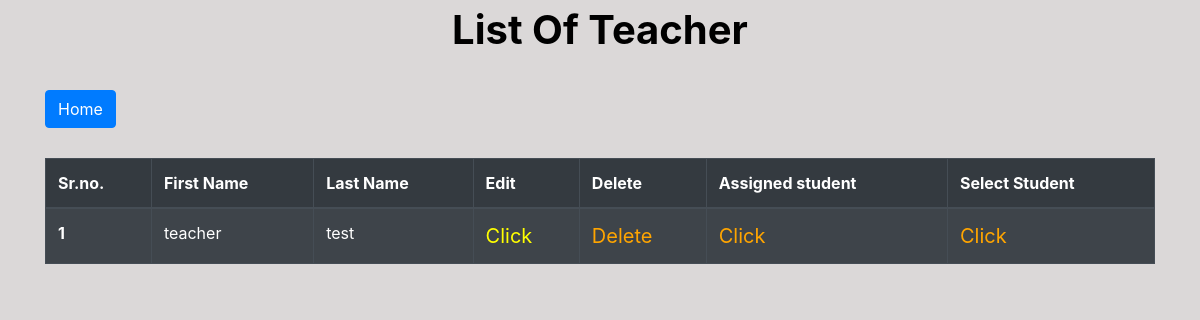
/teacher_list, run on an earlier commit of the app's database.
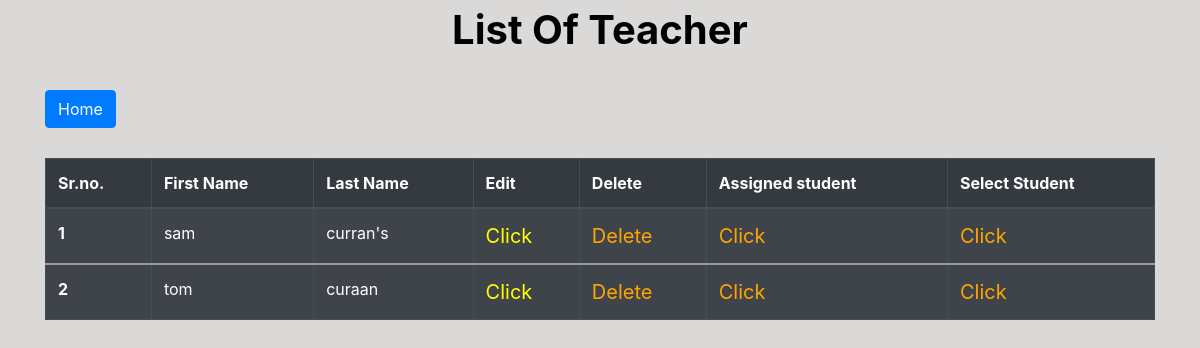
And on a later commit of the database.
### app/models.py (models this page shows, shortened)
class Teacher(models.Model):
    first_name = models.CharField(max_length=50)
    last_name = models.CharField(max_length=50)

### app/views.py (the view)
# urls.py: path("teacher_list", views.TeacherList.as_view(), name="teacher_list"),
class TeacherList(ListView):
    model = Teacher
    template_name = "app/teacher_list.html"
    def get_context_data(self, **kwargs):
        context = super().get_context_data(**kwargs)
        return context

### app/templates/app/teacher_list.html (shortened to what this page needs)
{% extends 'app/base.html' %}
{% block content %}
<legend align="center" class="text"><b> List Of Teacher </b></legend>
<section class='text-left container'>
  <button href="" class="btn btn-primary" type="submit">
    <a href="{% url 'home' %}" style="color:white;" > Home</a>
  </button>
</section>
<div class="container">
  {% if object_list %}
  <table class="table table-striped table-bordered table-hover table-dark">
    <thead>
        <tr>
            <th scope="col">Sr.no.</th>
            <th scope="col">First Name</th>
            <th scope="col">Last Name</th>
            <th scope="col">Edit</th>
            <th scope="col">Delete</th>
            <th scope="col">Assigned student</th>
            <th scope="col">Select Student</th>
        </tr>
    </thead>
      {% for teacher in object_list %}
      <tbody>
          <tr>
            <th scope="row">{{forloop.counter}}</th>
            <td>{{teacher.first_name}}</td>
            <td>{{teacher.last_name}}</td>
            <td><a href="{% url 'update_teacher' teacher.id %}" style = "color:yellow;font-size:20px;" >Click</a></td>
            <td><a href="{% url 'delete_teacher' teacher.id %}" style = "color:orange;font-size:20px;">Delete</a></td>
            <td><a href="{% url 'selected_student' teacher.id %}" style = "color:orange;font-size:20px;">Click</a></td>
            <td><a href="{% url 'unassigned_students' teacher.id %}" style = "color:orange;font-size:20px;">Click</a></td>
          </tr>
          {% endfor %}
          {% else %}
            <br><br>
              <h1 align='center'> Teacher Not Found <h1>
          {% endif %}
      </tbody>
  </table>
</div>
{% endblock content %}

What changed in the data, as far as the page shows it:
removed Teacher: first_name "teacher", last_name "test"
added Teacher: first_name "sam", last_name "curran's"
added Teacher: first_name "tom", last_name "curaan"
